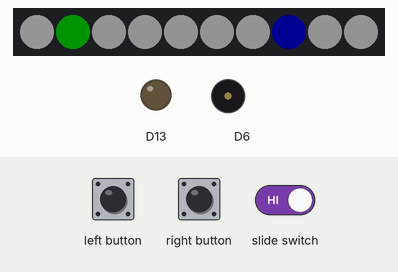
Simulated run of this sketch. Board: Adafruit Circuit Playground Express. On the bench: 10 RGB LEDs in strip order, left to right, output pins drawn as LEDs (lit = HIGH), buzzer (waves = sounding). The test bench sets the inputs (shaded band). Dim RGB values are drawn brighter than linear; random numbers use the default seed unless the sketch sets one; what the sketch prints to the serial monitor is not drawn.

Above: at 1.28 s.
1.3 s: left button pressed for 0.15 s
At 1.58 s:
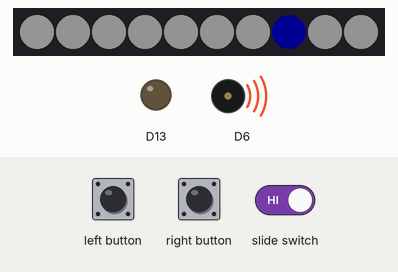
3.7 s: left button pressed for 3.2 s
At 4.98 s:
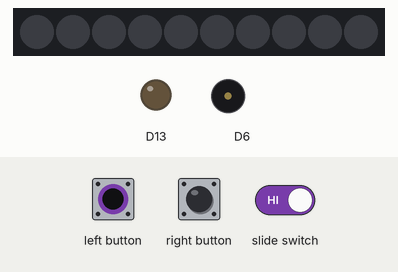
8.4 s: slide switch set LOW
11.4 s: slide switch set HIGH
At 11.48 s:
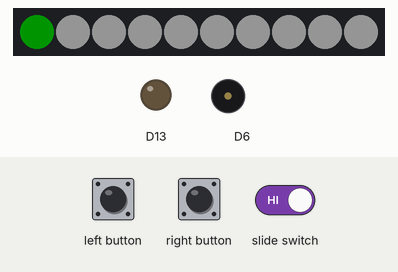
12.9 s: right button pressed for 0.15 s
At 13.46 s:
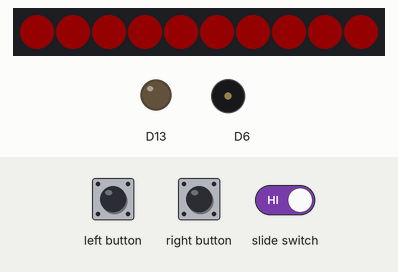
14.5 s: right button pressed for 3.2 s
At 15.5 s:
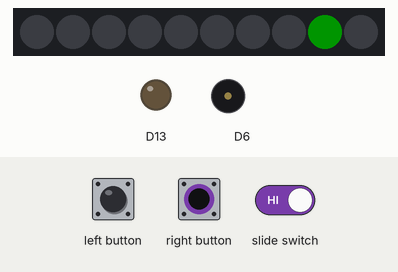
Timing chart, 0 to 18.9 s (numbered marks = the images above; inputs shaded):
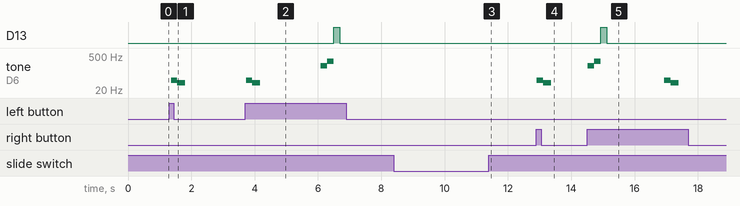

Measured:
- after the input at 1.3 s, tone on D6: silent → 50 Hz after 0.06 s, → 40 Hz 0.20 s later, → silent 0.25 s later
- after the input at 3.7 s, D13: LOW → HIGH after 2.8 s, → LOW 0.20 s later; tone on D6: plays 50 Hz for 0.20 s, 40 Hz for 0.25 s, 200 Hz for 0.20 s, 300 Hz for 0.20 s, starting at once
- after the input at 11.4 s, the LEDs: change at once (image 3)
- after the input at 12.9 s, tone on D6: silent → 50 Hz at once, → 40 Hz 0.20 s later, → silent 0.25 s later
- after the input at 14.5 s, D13: LOW → HIGH after 0.42 s, → LOW 0.20 s later; tone on D6: plays 200 Hz for 0.20 s, 300 Hz for 0.20 s, 50 Hz for 0.20 s, 40 Hz for 0.25 s, starting at once
- what the display in image 2 shows lasts 0.4 s, from 4.8 s to 5.2 s

The sketch:

LockGame.ino
```cpp
#include <Adafruit_CircuitPlayground.h>

const byte offPin = 7;//sets the interrupt pin
int switchState = 0;//switch state for interrupt
int score = 0;//for the main scoring system
int selectedLight = 0;//selecting which LED is going to be required to win
int randDirect = 0;//selecting which way the LED will travel
int currentSweepLED = -1;//for checking the selected LED is the same as which LED is current on
bool roundOver = false;//used for preventing multiple triggers
volatile bool offFlag = false;//used as an off switch

uint8_t prevRed[10]; //Array for holding previous LED values so they don't get overridden
uint8_t prevGreen[10];
uint8_t prevBlue[10];

void setup() { //Basic startup
  Serial.begin(9600);
  CircuitPlayground.begin();
  pinMode(offPin, INPUT_PULLUP);
  attachInterrupt(digitalPinToInterrupt(offPin), off, CHANGE);
  while(!Serial); //wait to begin until serial is open
  winSelect(); //Selects an LED at random as the "winning" one
  randDirect = rand() % 2; //randomly selects one of two directions
}

void loop() {
  if (offFlag) { //Used to have an "off" state
    delay(5);
    CircuitPlayground.clearPixels();
    Serial.print("Stopped");
  } else {
      roundOver = false;  // reset for new round
      for (int i = 0; i < 10; i++) {
        if (i == selectedLight) {
          CircuitPlayground.setPixelColor(i, 0, 0, 255); // Keep the selected LED blue
        } else {
          CircuitPlayground.setPixelColor(i, 255, 255, 255); // White for others
        }
      }
      for (int i = 0; i < 10; i++) { //Save the colors of the LEDs in the array
        uint32_t color = CircuitPlayground.strip.getPixelColor(i);
        prevRed[i] = (uint8_t)(color >> 16);
        prevGreen[i] = (uint8_t)(color >> 8);
        prevBlue[i] = (uint8_t)(color);
      }

      if (randDirect == 0) { //If the random direction is 0, go through this
          for (int i = 0; i < 10; i++) {
            currentSweepLED = i; //Checking where the LED is currently at
            CircuitPlayground.setPixelColor(i, 0, 255, 0);
            delay(150);
            CircuitPlayground.setPixelColor(i, prevRed[i], prevGreen[i], prevBlue[i]); //Rewrites the LED colors
            if(CircuitPlayground.leftButton()){ //If the left or right button is pressed, it will go to the checkWin function
              checkWin(0);
            } else if(CircuitPlayground.rightButton()){
              checkWin(1);
            }
          }
      } else if (randDirect == 1) { //If the random direction is 1, go through this
          for (int i = 9; i >= 0; i--) {
            currentSweepLED = i;
            CircuitPlayground.setPixelColor(i, 0, 255, 0);
            delay(150);
            CircuitPlayground.setPixelColor(i, prevRed[i], prevGreen[i], prevBlue[i]);
            if(CircuitPlayground.leftButton()){
              checkWin(0);
            } else if(CircuitPlayground.rightButton()){
              checkWin(1);
            }
          }
      }
  }
}

void winSelect() { //for selecting a random LED to be the winning one
  selectedLight = rand() % 10;
}

void checkWin(int buttonDirection) {
  if (roundOver) return;  // prevent multiple triggers
    roundOver = true;
  // Only trigger win if buttonDirection matches the sweep direction
  if (buttonDirection == randDirect && currentSweepLED == selectedLight) {
    winCon();
    Serial.println("Win!");
  } else {
    loseCon(); // Wrong button
    Serial.println("Wrong button - Lose!");
  }
}

void loseCon() {
  CircuitPlayground.playTone(50, 200);
  CircuitPlayground.playTone(40, 250);

  // Flash red a few times to indicate a loss
  for (int i = 0; i < 2; i++) {
    for (int j = 0; j < 10; j++) {
      CircuitPlayground.setPixelColor(j, 255, 0, 0); // Red
    }
    delay(200);
    CircuitPlayground.clearPixels();
    delay(200);
  }

  score = 0;
  winSelect();               // Pick a new target LED
  randDirect = rand() % 2;   // Pick a new direction
  CircuitPlayground.clearPixels();
  delay(200);
}

void winCon() {
  CircuitPlayground.playTone(200, 200); //Plays a short sound
  CircuitPlayground.playTone(300, 200);
  score++;
  for(int i = 0; i < score; i++){ //Displays score using builtin LED
    CircuitPlayground.redLED(HIGH);
    delay(200);
    CircuitPlayground.redLED(LOW);
    delay(100);
  }
  winSelect();
  randDirect = rand() % 2;
  CircuitPlayground.clearPixels();
  delay(200);
}

void off() {
  offFlag = !offFlag;
}
```
